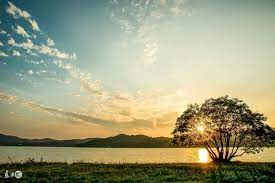
#> input picture images/test1.jpg, 275 x 183 px
$ python affine.py
#> lines starting #> are read from the running program, lines starting #| are printed output that depends on the picture
import cv2
import numpy as np
from matplotlib import pyplot as plt

def bgr2rbg(img):
    # 将颜色空间从BGR转换为RBG
    return img[:,:,::-1]

img = cv2.imread('images/test1.jpg')
#> img is the input picture: shape (183, 275, 3); mean B, G, R 126.3, 156, 155.8
# cv2.namedWindow('img1')
img1 = cv2.resize(img,None,fx=1/2,fy=1/2,interpolation=cv2.INTER_CUBIC)
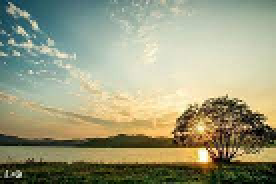
#> img1: shape (92, 138, 3) (shown 2 times larger); mean B, G, R 125.8, 155.4, 155.1
img2 = img1[:,::-1]  #翻轉二維
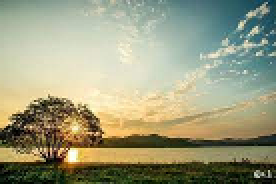
#> img2: shape (92, 138, 3) (shown 2 times larger); mean B, G, R 125.8, 155.4, 155.1
img3 = img1[::-1]   #翻轉一維
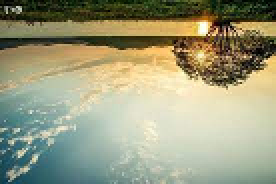
#> img3: shape (92, 138, 3) (shown 2 times larger); mean B, G, R 125.8, 155.4, 155.1
img4 = img1[::-1, ::-1] #翻轉一為二維
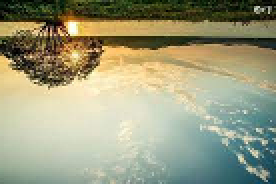
#> img4: shape (92, 138, 3) (shown 2 times larger); mean B, G, R 125.8, 155.4, 155.1

plt.subplot(221)
plt.title('SRC')
plt.imshow(bgr2rbg(img1))

plt.subplot(222)
plt.title('Horizontally')
plt.imshow(bgr2rbg(img2))
#> in bgr2rbg (call 2), `return img[:,:,::-1]`:
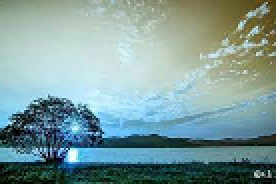
#> returned value: shape (92, 138, 3) (shown 2 times larger); mean of channels 0, 1, 2 155.1, 155.4, 125.8; drawn as B, G, R

plt.subplot(223)
plt.title('Vertically')
plt.imshow(bgr2rbg(img3))
#> in bgr2rbg (call 3), `return img[:,:,::-1]`:
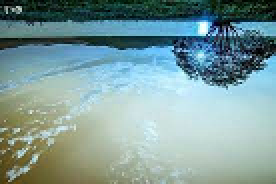
#> returned value: shape (92, 138, 3) (shown 2 times larger); mean of channels 0, 1, 2 155.1, 155.4, 125.8; drawn as B, G, R

plt.subplot(224)
plt.title('Horizontally & Vertically')
plt.imshow(bgr2rbg(img4))
#> in bgr2rbg (call 4), `return img[:,:,::-1]`:
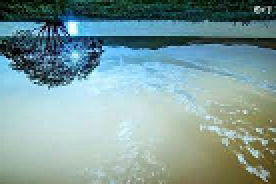
#> returned value: shape (92, 138, 3) (shown 2 times larger); mean of channels 0, 1, 2 155.1, 155.4, 125.8; drawn as B, G, R

plt.show()

$ run again, with images/test55.jpg copied over images/test1.jpg
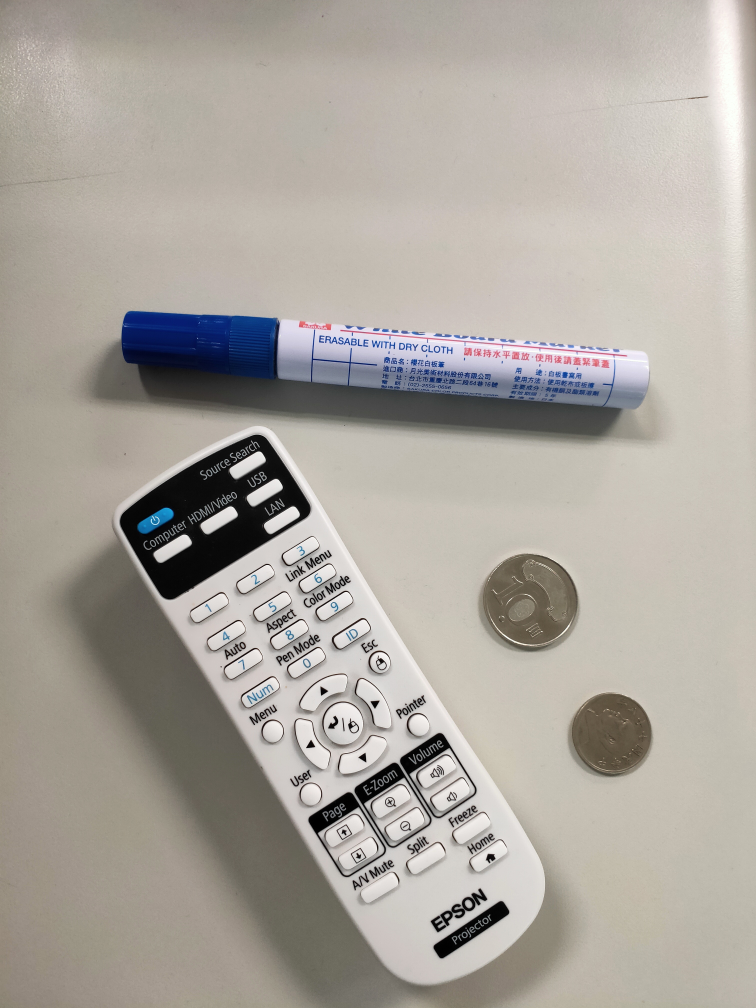
#> input picture images/test55.jpg, 3024 x 4032 px (shown at 1/4 size)
#> img is the input picture: shape (4032, 3024, 3); mean B, G, R 158.1, 165.4, 170.8
#> `img3 = img1[::-1]`:
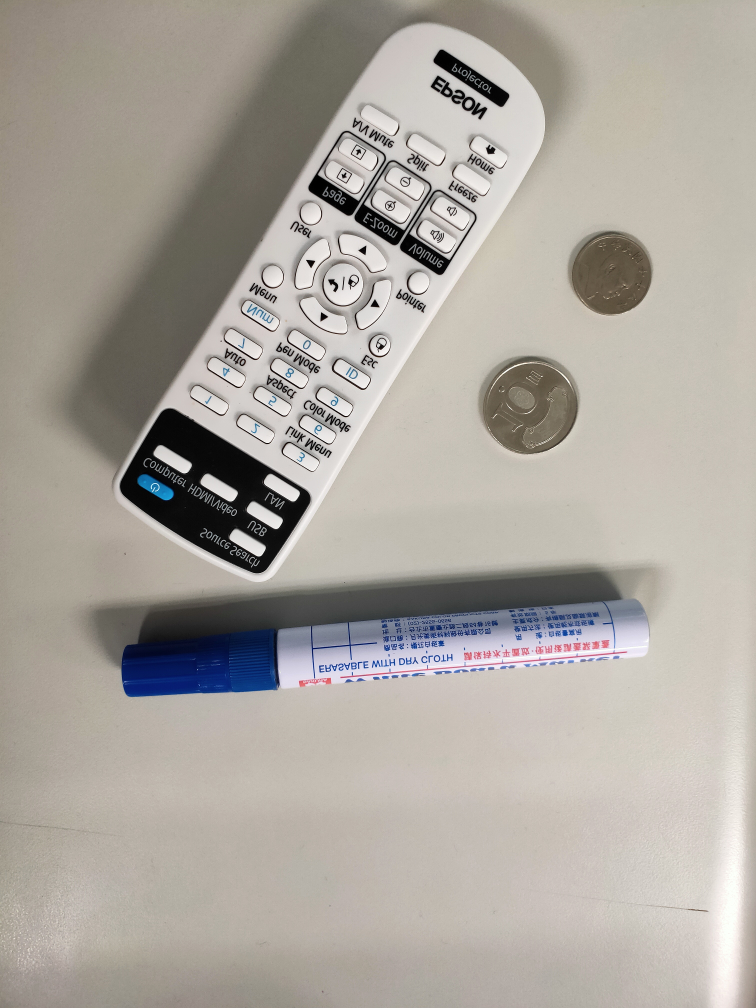
#> img3: shape (2016, 1512, 3) (shown at 1/2 size); mean B, G, R 158.1, 165.4, 170.8
#> in bgr2rbg (call 4), `return img[:,:,::-1]`:
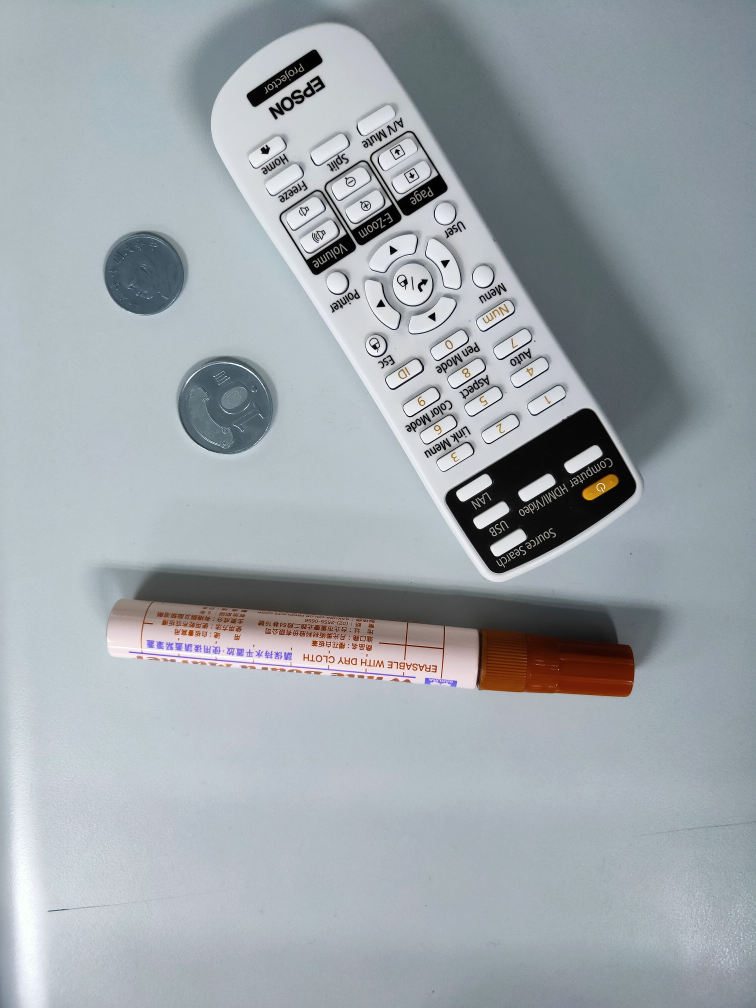
#> returned value: shape (2016, 1512, 3) (shown at 1/2 size); mean of channels 0, 1, 2 170.8, 165.4, 158.1; drawn as B, G, R

$ run again, with images/akb.jpg copied over images/test1.jpg
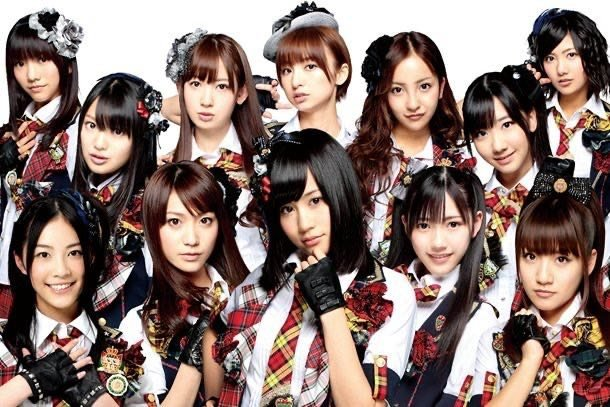
#> input picture images/akb.jpg, 610 x 407 px
#> img is the input picture: shape (407, 610, 3); mean B, G, R 111.8, 117.3, 137.2
#> in bgr2rbg (call 4), `return img[:,:,::-1]`:
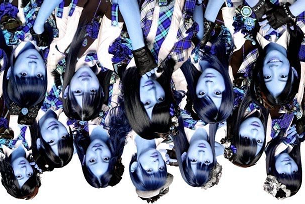
#> returned value: shape (204, 305, 3); mean of channels 0, 1, 2 137.1, 117.4, 111.8; drawn as B, G, R
